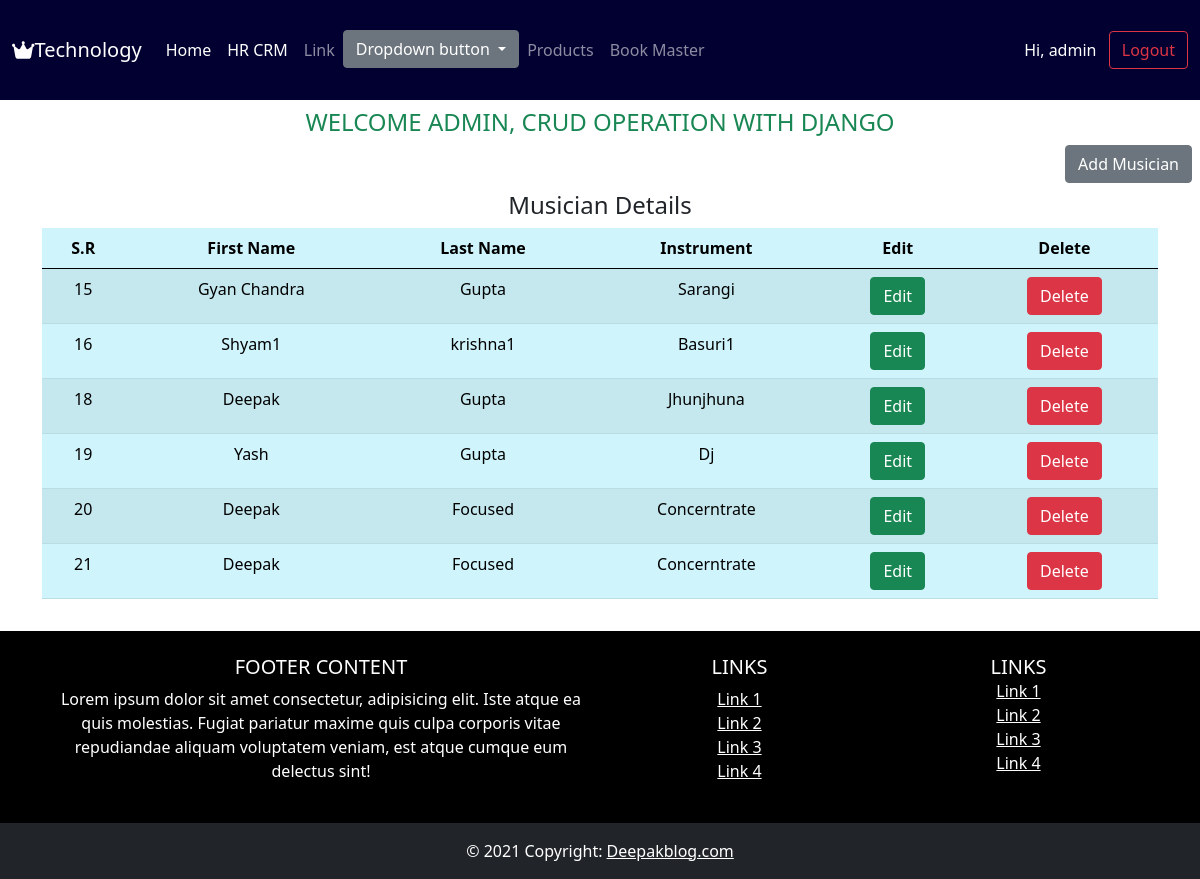
The app's page / (signed in), older data.
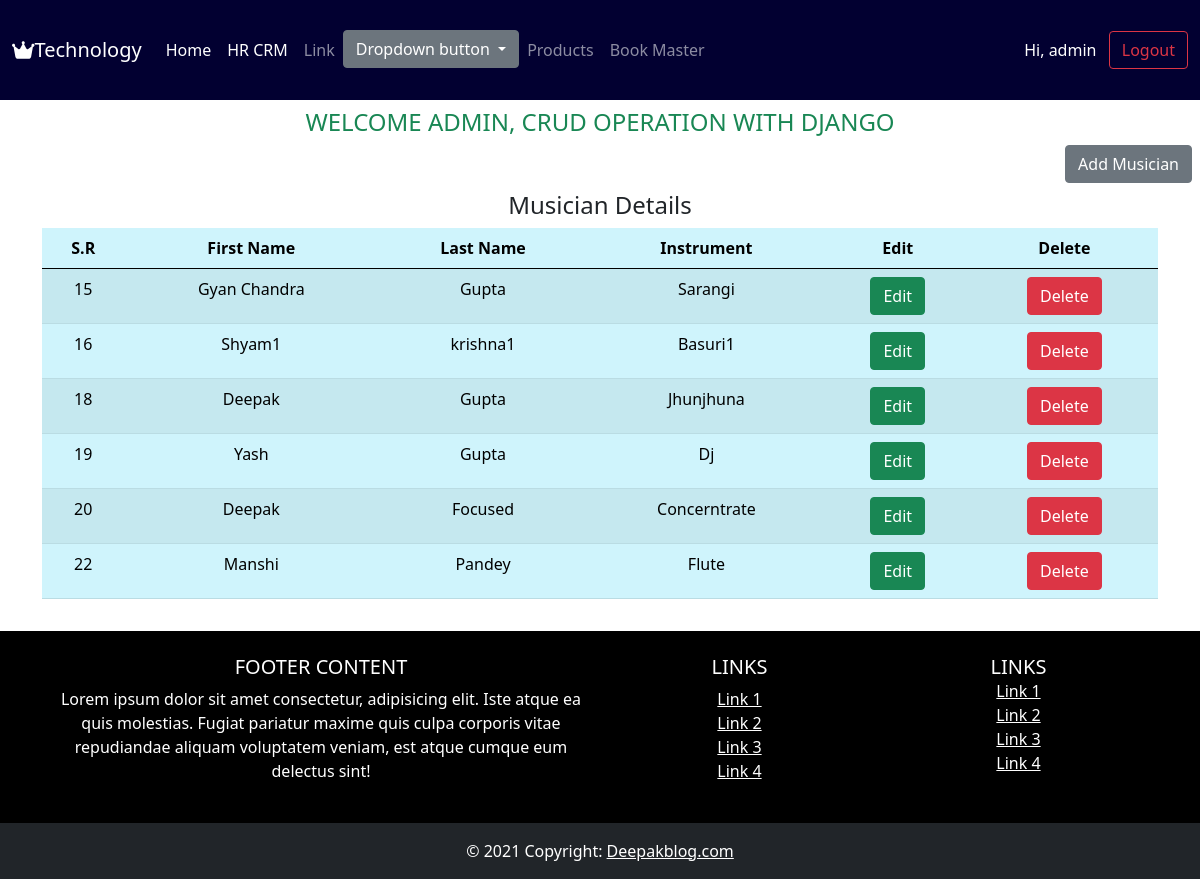
The same page, newer data.
### deepakblog/models.py (models this page shows, shortened)
class Musician(models.Model):
    first_name = models.CharField(max_length=50, blank=False)
    last_name = models.CharField(max_length=50, blank=False)
    instrument = models.CharField(max_length=100, blank=False)

### deepakblog/views.py (the view, shortened to what this page needs)
# urls.py: path('', views.index, name='index'),
@login_required(login_url='deepakblog:userlogin')
def index(request):
    if request.method =='POST' and request.POST.get('mid'):
        mId = request.POST.get('mid')
        Musiciandata = Musician.objects.get(pk=mId)
        serializedData = serialize('json', [ Musiciandata, ])
        return HttpResponse(serializedData)
    else:
        fm = MusicianForm()
    music = Musician.objects.all()
    current_user = request.user
    return render(request, 'deepakblog/index.html', {'form': fm, 'music': music ,'name':request.user})

### templates/deepakblog/index.html (shortened to what this page needs)
{% load static %}
<!DOCTYPE html>
<html lang="en">
<head>
    <link rel="stylesheet" type="text/css" href="{% static 'css/bootstrap.css' %}">
    <link rel="stylesheet" type="text/css" href="{% static 'css/bootstrap.min.css' %}">
</head>
<body>
    {% include 'deepakblog/header.html' %}
    {% block content %}
    <div class="conatiner m-2">
        <h4 class="text-success text-uppercase text-center">Welcome {{request.user}}, Crud Operation with Django</h4>
        <div class="d-flex justify-content-end">
            <button type="button" class="btn btn-secondary" data-bs-toggle="modal" data-bs-target="#exampleModal">
                Add Musician
            </button>
        </div>
        <div class="container-md py-2" >
            <h4 class="text-center">Musician Details</h4>
            <table class="table table-info table-striped table-responsive text-center">
                <thead>
                    <tr class="bg-dark">
                      <th>S.R</th>
                      <th>First Name</th>
                      <th>Last Name</th>
                      <th>Instrument</th>
                      <th>Edit</th>
                      <th>Delete</th>
                    </tr>
                  </thead>
                  <tbody>
                    {% for musician in music %}
                        <tr>
                            <td>{{musician.id}}</td>
                            <td>{{musician.first_name}}</td>
                            <td>{{musician.last_name}}</td>
                            <td>{{musician.instrument}}</td>
                            <td>
                                <a href="#" class="btn btn-success" onclick="showMusician({{musician.id}})">Edit</a>
                            </td>
                            <td>
                                <form action="{% url 'deepakblog:musicianDelete' %}" method="POST">
                                    <button type="submit" class="btn btn-danger">Delete</button>
                                </form>
                            </td>
                        </tr>
                    {% endfor %}
                </tbody>
            </table>
        </div>
    </div>
    {% endblock content %}
    {% include 'deepakblog/footer.html' %}
</body>
</html>

### templates/deepakblog/header.html (shortened to what this page needs)
  {% load static %}
  <link rel="stylesheet" href="{% static 'icofont/icofont.min.css' %}">
  <link rel="stylesheet" href="{% static 'icofont/icofont.css' %}">
  <link rel="stylesheet" href="https://pro.fontawesome.com/releases/v5.10.0/css/all.css">
  <nav class="navbar sticky-top navbar-expand-lg navbar-dark sticky-top" style="height: 100px; background-color: #020031;">
    <div class="container-fluid">
      <a class="navbar-brand" href="{% url 'deepakblog:home' %}"><i class="fas fa-crown"></i>Technology</a>
      <div class="collapse navbar-collapse" id="navbarSupportedContent">
        <ul class="navbar-nav me-auto mb-2 mb-lg-0">
          <li class="nav-item">
            <a class="nav-link active" aria-current="page" href="{% url 'deepakblog:home' %}">Home</a>
          </li>
          <li class="nav-item">
            <a class="nav-link active" aria-current="page" href="{% url 'hrcrm:index' %}">HR CRM</a>
          </li>
          <li class="nav-item">
            <a class="nav-link" href="#">Link</a>
          </li>
          <li class="nav-item dropdown">
              <button class="btn btn-secondary dropdown-toggle" type="button" id="dropdownMenuButton" data-toggle="dropdown" aria-haspopup="true" aria-expanded="false">
                Dropdown button
              </button>
          </li>
          <li class="nav-item">
            <a class="nav-link" href="{% url 'deepakblog:productMaster' %}">Products</a>
          </li>
          <li class="nav-item">
            <a class="nav-link" href="{% url 'deepakblog:bookMaster' %}">Book Master</a>
          </li>
        </ul>
          <span class="p-1 text-white">Hi, {{request.user}}</span>&nbsp;&nbsp;
          <a href="{% url 'deepakblog:userlogout' %}" class="btn btn-outline-danger" type="submit">Logout</a>
      </div>
    </div>
  </nav>

### templates/deepakblog/footer.html
<footer class="text-center text-white" style="background-color: #000000;">
    <div class="container p-4">
      <div class="row">
        <div class="col-lg-6 col-md-12 mb-4 mb-md-0">
          <h5 class="text-uppercase">Footer Content</h5>
          <p>
            Lorem ipsum dolor sit amet consectetur, adipisicing elit. Iste atque ea quis
            molestias. Fugiat pariatur maxime quis culpa corporis vitae repudiandae aliquam
            voluptatem veniam, est atque cumque eum delectus sint!
          </p>
        </div>
        <div class="col-lg-3 col-md-6 mb-4 mb-md-0">
          <h5 class="text-uppercase">Links</h5>
          <ul class="list-unstyled mb-0">
            <li>
              <a href="#!" class="text-white">Link 1</a>
            </li>
            <li>
              <a href="#!" class="text-white">Link 2</a>
            </li>
            <li>
              <a href="#!" class="text-white">Link 3</a>
            </li>
            <li>
              <a href="#!" class="text-white">Link 4</a>
            </li>
          </ul>
        </div>
        <div class="col-lg-3 col-md-6 mb-4 mb-md-0">
          <h5 class="text-uppercase mb-0">Links</h5>
          <ul class="list-unstyled">
            <li>
              <a href="#!" class="text-white">Link 1</a>
            </li>
            <li>
              <a href="#!" class="text-white">Link 2</a>
            </li>
            <li>
              <a href="#!" class="text-white">Link 3</a>
            </li>
            <li>
              <a href="#!" class="text-white">Link 4</a>
            </li>
          </ul>
        </div>
      </div>
    </div>
    <div class="text-center bg-dark p-3">
      © 2021 Copyright:
      <a class="text-white" href="#">Deepakblog.com</a>
    </div>
  </footer>

Row changes from the older to the newer data that the page shows:
removed Musician: id "21", first_name "Deepak", last_name "Focused", instrument "Concerntrate"
added Musician: id "22", first_name "Manshi", last_name "Pandey", instrument "Flute"
